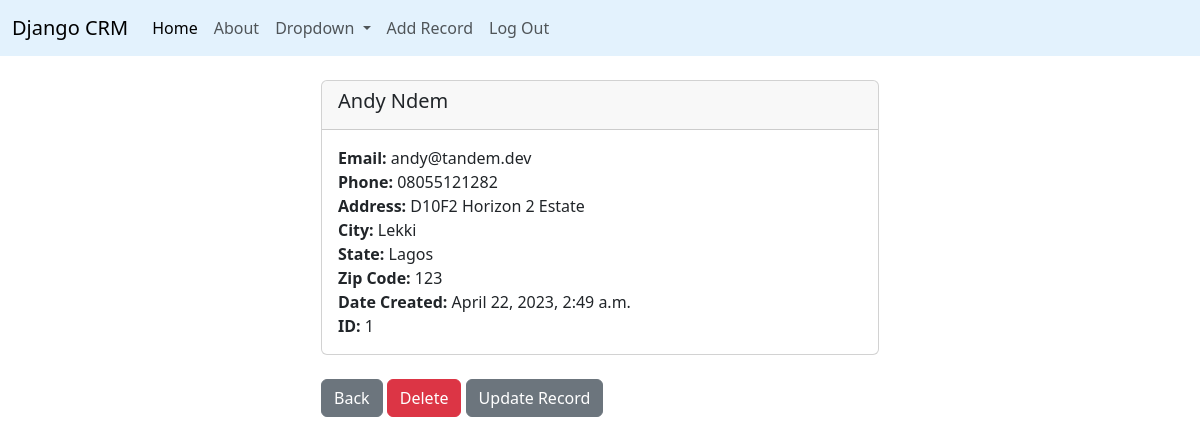
The page /record/1 (signed in) on the database its author committed.
### crmapp/models.py (models this page shows, shortened)
class Record(models.Model):
  created_at = models.DateTimeField(auto_now_add=True)
  first_name = models.CharField(max_length=50)
  last_name = models.CharField(max_length=50)
  email = models.CharField(max_length=100)
  phone = models.CharField(max_length=15)
  address = models.CharField(max_length=150)
  city = models.CharField(max_length=50)
  state= models.CharField(max_length=50)
  zipcode = models.CharField(max_length=10)

### crmapp/views.py (the view)
# urls.py: path('record/<int:pk>', views.customer_record, name='record'),
def customer_record(request, pk):
  if request.user.is_authenticated:
    customer_record = Record.objects.get(id=pk)
    return render(request, 'crmapp/record.html', {'customer_record': customer_record})
  else:
    messages.success(request, "You must be logged in to view records!")
    return redirect('home')

### crmapp/templates/crmapp/record.html
{% extends 'crmapp/base.html' %}
{% block content %}
<div class="col-md-6 offset-md-3">
  <div class="card">
  <div class="card-header">
    <h5 class="card-title">
    {{ customer_record.first_name }}
    {{ customer_record.last_name }}
    </h5>
  </div>
  <div class="card-body">
    <p class="card-text">
    <strong>Email: </strong>{{ customer_record.email }}<br/>
    <strong>Phone: </strong>{{ customer_record.phone }}<br/>
    <strong>Address: </strong>{{ customer_record.address }}<br/>
    <strong>City: </strong>{{ customer_record.city }}<br/>
    <strong>State: </strong>{{ customer_record.state }}<br/>
    <strong>Zip Code: </strong>{{ customer_record.zipcode }}<br/>
    <strong>Date Created: </strong>{{ customer_record.created_at }}<br/>
    <strong>ID: </strong>{{ customer_record.id }}<br/>
    </p>
  </div>
</div>
<br/>
<a href="{% url 'home' %}" class="btn btn-secondary">Back</a>
<a href="{% url 'detete_record' customer_record.id %}" class="btn btn-danger">Delete</a>
<a href="{% url 'update_record' customer_record.id %}" class="btn btn-secondary">Update Record</a>
</div>
{% endblock content %}

### rows shown on the page
Record: first_name "Andy", last_name "Ndem", email "andy@tandem.dev", phone "08055121282", address "D10F2 Horizon 2 Estate", city "Lekki", state "Lagos", zipcode "123", created_at "April 22, 2023, 2:49 a.m.", id "1"
